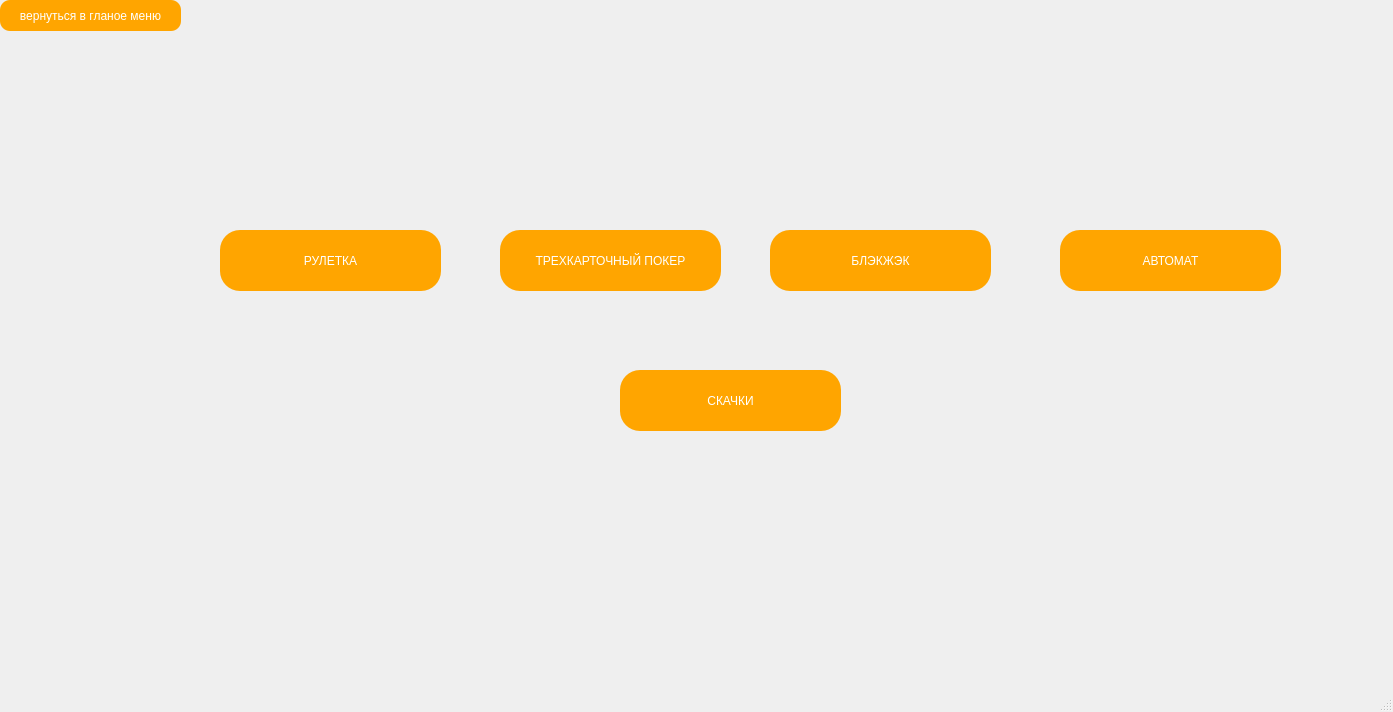
<?xml version="1.0" encoding="UTF-8"?>
<ui version="4.0">
 <class>MainWindowlootgames</class>
 <widget class="QMainWindow" name="MainWindowlootgames">
  <property name="geometry">
   <rect>
    <x>0</x>
    <y>0</y>
    <width>1393</width>
    <height>712</height>
   </rect>
  </property>
  <property name="windowTitle">
   <string>MainWindow</string>
  </property>
  <property name="styleSheet">
   <string notr="true">QMainWindow
{
	background-image: url(:/source/resource/q1.jpg);
}
</string>
  </property>
  <widget class="QWidget" name="centralwidget">
   <widget class="QPushButton" name="pushButton">
    <property name="geometry">
     <rect>
      <x>0</x>
      <y>0</y>
      <width>181</width>
      <height>31</height>
     </rect>
    </property>
    <property name="styleSheet">
     <string notr="true">QPushButton
{
border:none;
color:white;
background-color:orange;
font: 600 10.5pt &quot;Liberation Serif&quot;;
position: absolute;
border-radius:10px;
}
QPushButton:Hover
{
    background-color:rgb(255,145,0);
	border-radius:10px;
	
}
QPushButton:pressed
{
	background-color:rgb(0,12,0);
	color:rgb(0,255,0);
	border-radius:10px;
}</string>
    </property>
    <property name="text">
     <string>вернуться в гланое меню</string>
    </property>
   </widget>
   <widget class="QPushButton" name="pushButton_4">
    <property name="geometry">
     <rect>
      <x>770</x>
      <y>230</y>
      <width>221</width>
      <height>61</height>
     </rect>
    </property>
    <property name="layoutDirection">
     <enum>Qt::LeftToRight</enum>
    </property>
    <property name="autoFillBackground">
     <bool>false</bool>
    </property>
    <property name="styleSheet">
     <string notr="true">QPushButton
{
border:none;
color:white;
background-color:orange;
font: 600 24pt &quot;Liberation Serif&quot;;
position: absolute;
border-radius: 20px;
}
QPushButton:Hover
{
    background-color:rgb(255,145,0);
	border-radius:20px;
}
QPushButton:pressed
{
	background-color:rgb(0,12,0);
	color:rgb(0,255,0);
	border-radius: 20px;


}

</string>
    </property>
    <property name="text">
     <string>БЛЭКЖЭК</string>
    </property>
   </widget>
   <widget class="QPushButton" name="pushButton_6">
    <property name="geometry">
     <rect>
      <x>620</x>
      <y>370</y>
      <width>221</width>
      <height>61</height>
     </rect>
    </property>
    <property name="layoutDirection">
     <enum>Qt::LeftToRight</enum>
    </property>
    <property name="autoFillBackground">
     <bool>false</bool>
    </property>
    <property name="styleSheet">
     <string notr="true">QPushButton
{
border:none;
color:white;
background-color:orange;
font: 600 24pt &quot;Liberation Serif&quot;;
position: absolute;
border-radius: 20px;
}
QPushButton:Hover
{
    background-color:rgb(255,145,0);
	border-radius:20px;
}
QPushButton:pressed
{
	background-color:rgb(0,12,0);
	color:rgb(0,255,0);
	border-radius: 20px;


}

</string>
    </property>
    <property name="text">
     <string>СКАЧКИ</string>
    </property>
   </widget>
   <widget class="QPushButton" name="pushButton_2">
    <property name="geometry">
     <rect>
      <x>220</x>
      <y>230</y>
      <width>221</width>
      <height>61</height>
     </rect>
    </property>
    <property name="layoutDirection">
     <enum>Qt::LeftToRight</enum>
    </property>
    <property name="autoFillBackground">
     <bool>false</bool>
    </property>
    <property name="styleSheet">
     <string notr="true">QPushButton
{
border:none;
color:white;
background-color:orange;
font: 600 24pt &quot;Liberation Serif&quot;;
position: absolute;
border-radius: 20px;
}
QPushButton:Hover
{
    background-color:rgb(255,145,0);
	border-radius:20px;
}
QPushButton:pressed
{
	background-color:rgb(0,12,0);
	color:rgb(0,255,0);
	border-radius: 20px;


}

</string>
    </property>
    <property name="text">
     <string>РУЛЕТКА</string>
    </property>
   </widget>
   <widget class="QPushButton" name="pushButton_5">
    <property name="geometry">
     <rect>
      <x>1060</x>
      <y>230</y>
      <width>221</width>
      <height>61</height>
     </rect>
    </property>
    <property name="layoutDirection">
     <enum>Qt::LeftToRight</enum>
    </property>
    <property name="autoFillBackground">
     <bool>false</bool>
    </property>
    <property name="styleSheet">
     <string notr="true">QPushButton
{
border:none;
color:white;
background-color:orange;
font: 600 24pt &quot;Liberation Serif&quot;;
position: absolute;
border-radius: 20px;
}
QPushButton:Hover
{
    background-color:rgb(255,145,0);
	border-radius:20px;
}
QPushButton:pressed
{
	background-color:rgb(0,12,0);
	color:rgb(0,255,0);
	border-radius: 20px;


}

</string>
    </property>
    <property name="text">
     <string>АВТОМАТ</string>
    </property>
   </widget>
   <widget class="QPushButton" name="pushButton_3">
    <property name="geometry">
     <rect>
      <x>500</x>
      <y>230</y>
      <width>221</width>
      <height>61</height>
     </rect>
    </property>
    <property name="layoutDirection">
     <enum>Qt::LeftToRight</enum>
    </property>
    <property name="autoFillBackground">
     <bool>false</bool>
    </property>
    <property name="styleSheet">
     <string notr="true">QPushButton
{
border:none;
color:white;
background-color:orange;
font: 600 12pt &quot;Liberation Serif&quot;;
position: absolute;
border-radius: 20px;
}
QPushButton:Hover
{
    background-color:rgb(255,145,0);
	border-radius:20px;
}
QPushButton:pressed
{
	background-color:rgb(0,12,0);
	color:rgb(0,255,0);
	border-radius: 20px;


}

</string>
    </property>
    <property name="text">
     <string>ТРЕХКАРТОЧНЫЙ ПОКЕР</string>
    </property>
   </widget>
  </widget>
  <widget class="QMenuBar" name="menubar">
   <property name="geometry">
    <rect>
     <x>0</x>
     <y>0</y>
     <width>1393</width>
     <height>21</height>
    </rect>
   </property>
  </widget>
  <widget class="QStatusBar" name="statusbar"/>
 </widget>
 <resources/>
 <connections/>
</ui>
